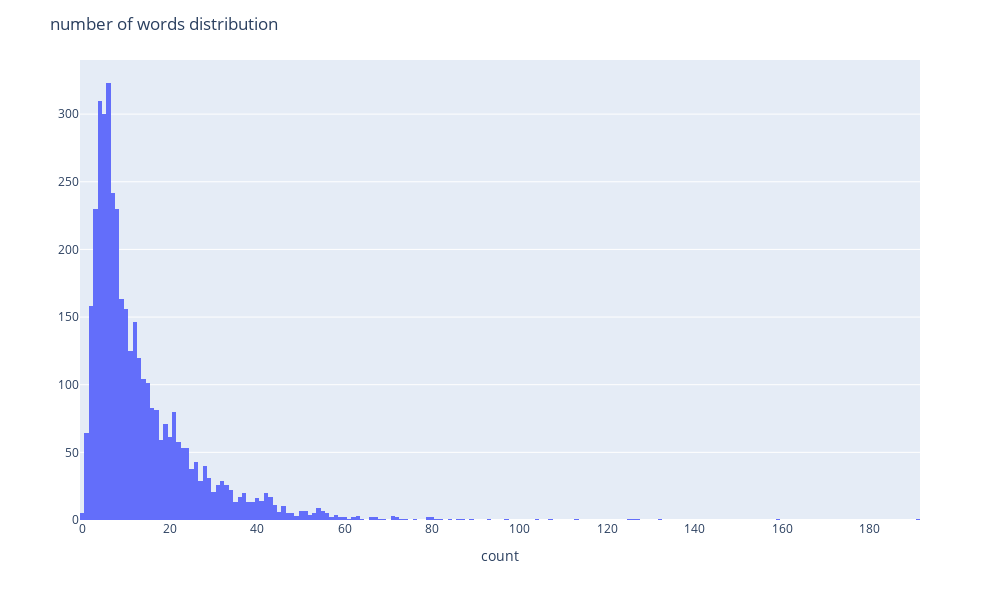

Write notebook code for a chart like this one.
### Code cell
npt_comment.word_distribution(
    title='number of words distribution',
    xaxis_label='count',
)

### Figure 1 — Plotly figure (JSON) as saved in the notebook; plotly's stock layout.template omitted (floating-point values rounded to 4 significant figures; data arrays with more than 128 entries replaced by an {"elided": "..."} marker saying what was removed)
{"data": [{"alignmentgroup": "True", "bingroup": "x", "hovertemplate": "words_comment_length=%{x}<br>count=%{y}<extra></extra>", "legendgroup": "", "marker": {"color": "#636efa", "pattern": {"shape": ""}}, "name": "", "offsetgroup": "", "orientation": "v", "showlegend": false, "type": "histogram", "x": {"elided": "3960 int values"}, "xaxis": "x", "yaxis": "y"}], "layout": {"barmode": "relative", "height": 600, "legend": {"tracegroupgap": 0}, "margin": {"t": 60}, "title": {"text": "number of words distribution"}, "width": 1000, "xaxis": {"anchor": "y", "domain": [0, 1], "title": {"text": "count"}}, "yaxis": {"anchor": "x", "domain": [0, 1], "title": {"text": ""}}}}
